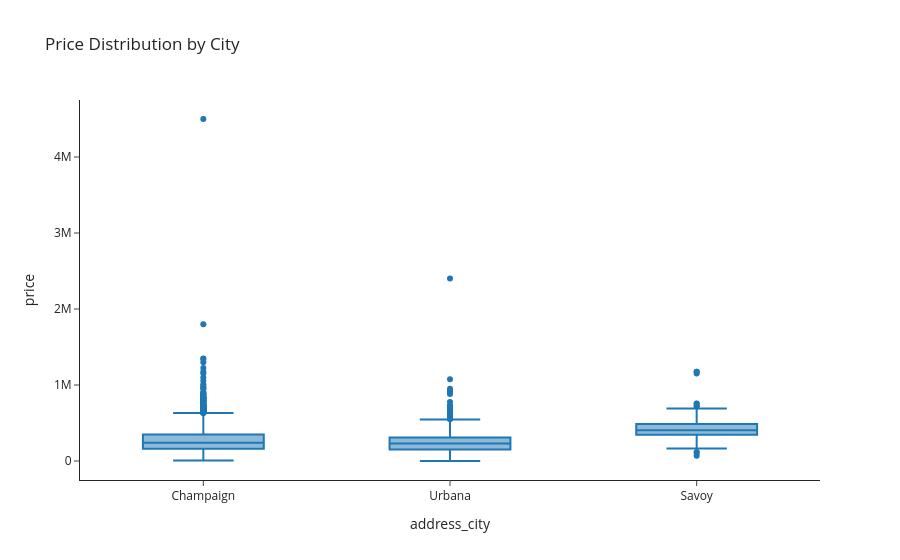

Source (notebook cell):
### Markdown cell above
## 🏙️ 1. Market Overview

### Price Distribution by City

A box plot is the standard first look at price across geographies. The box shows the middle 50% of prices (P25 → P75), the line inside is the median, and the dots are individual listings the chart treats as outliers.

### Code cell
fig = px.box(
    df,
    y="price",
    x="address_city",
    title="Price Distribution by City",
    template="simple_white",
)
fig.show()

### Figure 1 — Plotly figure (JSON) as saved in the notebook; plotly's stock layout.template omitted (floating-point values rounded to 4 significant figures; data arrays with more than 128 entries replaced by an {"elided": "..."} marker saying what was removed)
{"data": [{"alignmentgroup": "True", "hovertemplate": "address_city=%{x}<br>price=%{y}<extra></extra>", "legendgroup": "", "marker": {"color": "#1F77B4"}, "name": "", "notched": false, "offsetgroup": "", "orientation": "v", "showlegend": false, "type": "box", "x": {"elided": "3737 str values"}, "x0": " ", "xaxis": "x", "y": {"elided": "3737 int values"}, "y0": " ", "yaxis": "y"}], "layout": {"boxmode": "group", "legend": {"tracegroupgap": 0}, "title": {"text": "Price Distribution by City"}, "xaxis": {"anchor": "y", "domain": [0, 1], "title": {"text": "address_city"}}, "yaxis": {"anchor": "x", "domain": [0, 1], "title": {"text": "price"}}}}
